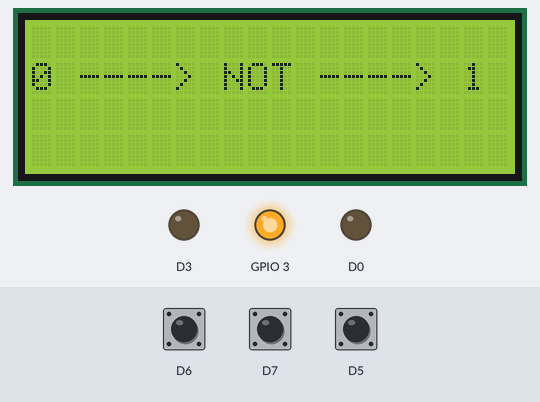
Recording of a sketch running on a simulated ESP8266 (NodeMCU). Shown: 20×4 character LCD, output pins drawn as LEDs (lit = HIGH). The test bench sets the inputs (shaded band); at power-on: D7 HIGH, D6 HIGH, D5 HIGH. What the sketch prints to the serial monitor is not drawn.

Above: at 3.7 s.
3.8 s: D7 pulled LOW for 0.15 s
At 4.4 s:
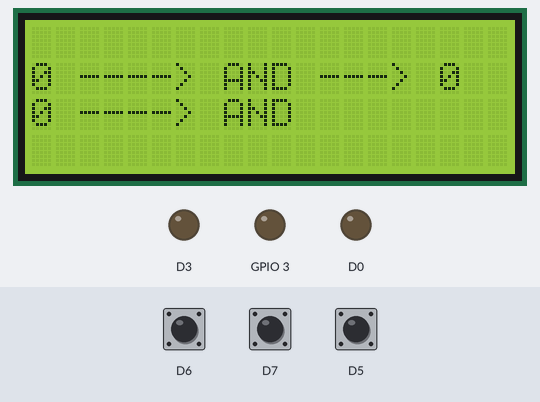
5.4 s: D7 pulled LOW for 1 s
At 5.9 s:
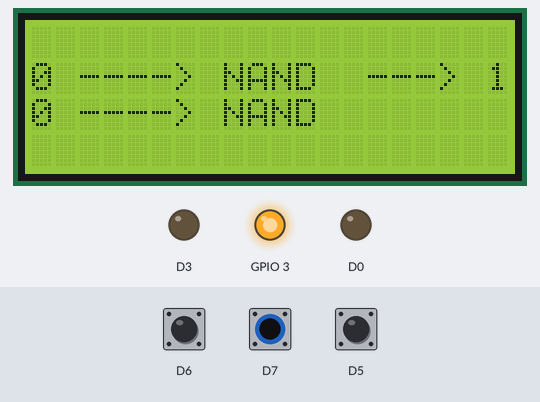
7.9 s: D7 pulled LOW for 0.15 s
At 9.1 s:
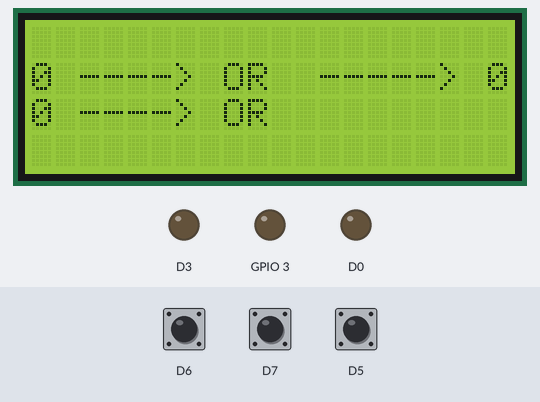
9.5 s: D6 pulled LOW for 1 s
At 10.3 s:
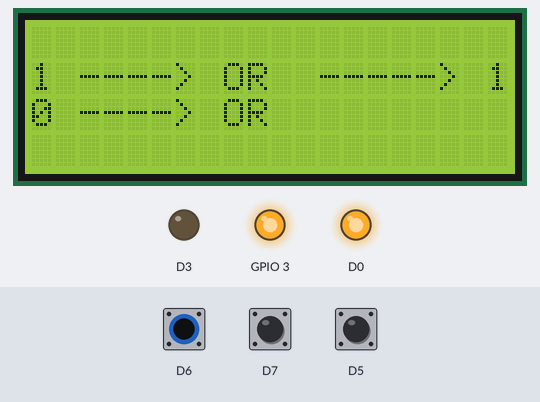
12.0 s: D5 pulled LOW for 3.2 s
At 12.9 s:
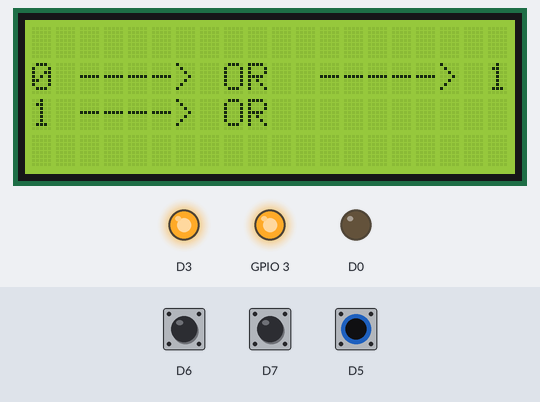
16.7 s: D7 pulled LOW for 3.2 s
At 17.6 s:
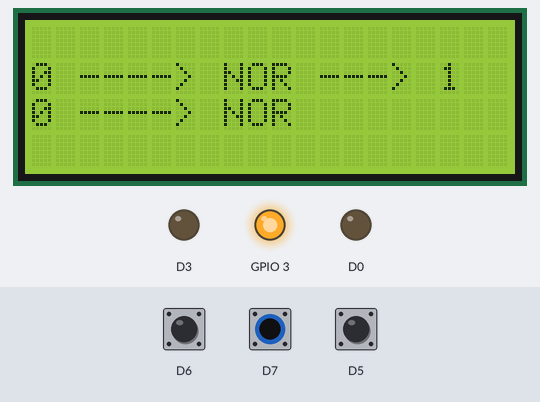
Timing chart, 0 to 19.7 s (numbered marks = the images above; inputs shaded):
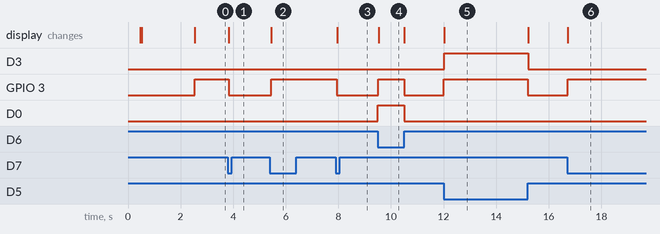

The sketch:

main.ino
```cpp
// (licence header left out)
#include "lib.h"


int current_mode = 0;
int lastState = LOW;
int statea;
int stateb;
int did_update = 0;

void setup() {
  initGlobal();
  initLCD();
  bootloader();
}

void mode_selector() {
  // selection of logic gate
  if (digitalRead(D7) == 0) {
    Serial.println("ESP: clicked D7 (mode selector)"); //debug
    if (lastState == LOW) {
      if (current_mode >= 6) {
        current_mode = 0;
        Serial.println("ESP: Mode set to 0 because of lack of next numbers");
      } else {
        current_mode++;
        Serial.println("ESP: Mode succesfully changed.");
      }
      lastState = HIGH;
    }
  } else {
    lastState = LOW;
  }
}

void handleLED() {
  if (digitalRead(D6) == 0) {
    digitalWrite(D0, HIGH);
  } else {
    digitalWrite(D0, LOW);
  }
  if (digitalRead(D5) == 0) {
    digitalWrite(D3, HIGH);
  } else {
    digitalWrite(D3, LOW);
  }
}

int calc_not() {
  int abut = digitalRead(D6);
  if (abut == 1) {
    digitalWrite(D9, HIGH);
    return 1;
  } else {
    digitalWrite(D9, LOW);
    return 0;
  }
}

int calc_and() {
  int abut1 = digitalRead(D6);
  int bbut1 = digitalRead(D5);
  if (abut1 && bbut1 == 1) {
    digitalWrite(D9, LOW);
    return 0;

  }
  if (abut1 == 1 && bbut1 == 0) {
    digitalWrite(D9, LOW);
    return 0;

  }
  if (abut1 == 0 && bbut1 == 1) {
    digitalWrite(D9, LOW);
    return 0;

  }
  if (abut1 == 0 && bbut1 == 0) {
    digitalWrite(D9, HIGH);
    return 1;
  }
}

int calc_nand() {
  int abut1 = digitalRead(D6);
  int bbut1 = digitalRead(D5);
  if (abut1 && bbut1 == 1) {
    digitalWrite(D9, HIGH);
    return 1;

  }
  if (abut1 == 1 && bbut1 == 0) {
    digitalWrite(D9, HIGH);
    return 1;

  }
  if (abut1 == 0 && bbut1 == 1) {
    digitalWrite(D9, HIGH);
    return 1;

  }
  if (abut1 == 0 && bbut1 == 0) {
    digitalWrite(D9, LOW);
    return 0;
  }
}

int calc_or() {
  int abut1 = digitalRead(D6);
  int bbut1 = digitalRead(D5);
  if (abut1 && bbut1 == 1) {
    digitalWrite(D9, LOW);
    return 0;

  }
  if (abut1 == 1 && bbut1 == 0) {
     digitalWrite(D9, HIGH);
    return 1;

  }
  if (abut1 == 0 && bbut1 == 1) {
     digitalWrite(D9, HIGH);
    return 1;

  }
  if (abut1 == 0 && bbut1 == 0) {
     digitalWrite(D9, HIGH);
    return 1;

  }
}

int calc_nor() {
  int abut1 = digitalRead(D6);
  int bbut1 = digitalRead(D5);
  if (abut1 && bbut1 == 1) {
    digitalWrite(D9, HIGH);
    return 1;

  }
  if (abut1 == 1 && bbut1 == 0) {
    digitalWrite(D9, LOW);
    return 0;
  }
  if (abut1 == 0 && bbut1 == 1) {
    digitalWrite(D9, LOW);
    return 0;

  }
  if (abut1 == 0 && bbut1 == 0) {
    digitalWrite(D9, LOW);
    return 0;

  }
}

int calc_xor() {
  int abut1 = digitalRead(D6);
  int bbut1 = digitalRead(D5);
  if (abut1 && bbut1 == 1) {
    digitalWrite(D9, HIGH);
    return 0;

  }
  if (abut1 == 1 && bbut1 == 0) {
    digitalWrite(D9, HIGH);
    return 1;

  }
  if (abut1 == 0 && bbut1 == 1) {
     digitalWrite(D9, HIGH);
    return 1;

  }
  if (abut1 == 0 && bbut1 == 0) {
    digitalWrite(D9, LOW);
    return 0;

  }
}

int calc_xnor() {
  int abut1 = digitalRead(D6);
  int bbut1 = digitalRead(D5);
  if (abut1 && bbut1 == 1) {
    digitalWrite(D9, HIGH);
    return 1;

  }
  if (abut1 == 1 && bbut1 == 0) {
    digitalWrite(D9, LOW);
    return 0;

  }
  if (abut1 == 0 && bbut1 == 1) {
    digitalWrite(D9, LOW);
    return 0;

  }
  if (abut1 == 0 && bbut1 == 0) {
    digitalWrite(D9, HIGH);
    return 1;

  }
}

void update_screen() {
  handleLED();
  mode_selector();
  Serial.println(current_mode); //debug

  if (digitalRead(D6) == 0) {
    statea = 1;
  } else {                        //NOT operation on output from button.
    statea = 0;
  }

  if (digitalRead(D5) == 0) {
    stateb = 1;
  } else {                       //NOT operation on output from button.
    stateb= 0;
  }

  switch (current_mode) { //screen updating and stuff
    case 0:
      printLCD(0,1, String(statea) + " ---->");
     // printLCD(0,1, String(stateb) + " --->");     // NOT gate so only one input.
      printLCD(8,1, "NOT");
      //printLCD(7,1, "NOT");
      printLCD(12,1,"----> " + String(calc_not()));
      break;
    case 1:
      printLCD(0,1, String(statea) + " ----> ");
      printLCD(0,2, String(stateb) + " ---->" );
      printLCD(8,1, "AND");
      printLCD(8,2, "AND");
      printLCD(12,1,"---> " + String(calc_and()));
      break;
    case 2:
      printLCD(0,1, String(statea) + " ---->");
      printLCD(0,2, String(stateb) + " ---->");
      printLCD(8,1, "NAND");
      printLCD(8,2, "NAND");
      printLCD(14,1,"---> " + String(calc_nand()));
      break;
    case 3:
      printLCD(0,1, String(statea) + " ---->");
      printLCD(0,2, String(stateb) + " ---->");
      printLCD(8,1, "OR");
      printLCD(8,2, "OR");
      printLCD(12,1,"-----> " + String(calc_or()));
      break;
    case 4:
      printLCD(0,1, String(statea) + " ---->");
      printLCD(0,2, String(stateb) + " ---->");
      printLCD(8,1, "NOR");
      printLCD(8,2, "NOR");
      printLCD(12,1,"---> " + String(calc_nor()));
      break;
    case 5:
      printLCD(0,1, String(statea) + " ---->");
      printLCD(0,2, String(stateb) + " ---->");
      printLCD(8,1, "XOR");
      printLCD(8,2, "XOR");
      printLCD(12,1,"---> " + String(calc_xor()));
      break;
    case 6:
      printLCD(0,1, String(statea) + " ---->");
      printLCD(0,2, String(stateb) + " ---->");
      printLCD(8,1, "XNOR");
      printLCD(8,2, "XNOR");
      printLCD(14,1,"---> " + String(calc_xnor()));
      break;
  }
}


void loop() {
  if (digitalRead(D7) == 0) {
    clearLCD();
  }
  update_screen();
}
```

lib.cpp
```cpp
#include "lib.h"
#include <LiquidCrystal_I2C.h>
LiquidCrystal_I2C lcd(0x27, 20, 4);

void bootloader() {
  lcd.clear();
  printLCD(0,0,"01010101010101010101");
  printLCD(0,1,"10101010101010101010");
  printLCD(0,2,"01010101010101010101");
  printLCD(0,3,"10101010101010101010");
  delay(30);
  lcd.clear();
  printLCD(0,1,"01010101010101010101");
  printLCD(0,0,"10101010101010101010");
  printLCD(0,3,"01010101010101010101");
  printLCD(0,2,"10101010101010101010");
  delay(30);
  lcd.clear();
  printLCD(0,0,"01010101010101010101");
  printLCD(0,1,"10101010101010101010");
  printLCD(0,2,"01010101010101010101");
  printLCD(0,3,"10101010101010101010");
  delay(30);
  lcd.clear();
  printLCD(0,1,"01010101010101010101");
  printLCD(0,0,"10101010101010101010");
  printLCD(0,3,"01010101010101010101");
  printLCD(0,2,"10101010101010101010");
  delay(30);
  lcd.clear();
  printLCD(6,1,"made by");
  printLCD(4,2,"Maciek Godek");
  delay(2000);
  lcd.clear();
}

void initGlobal() {
  Serial.begin(115200);
  pinMode(D7, INPUT_PULLUP);
  pinMode(D6, INPUT_PULLUP);
  pinMode(D5, INPUT_PULLUP);
  pinMode(16, OUTPUT);
  pinMode(D3, OUTPUT);
  pinMode(D9, OUTPUT);
}

void initLCD() {
  lcd.init();
  lcd.backlight();
}

void printLCD(int columnlcd, int rowlcd, String textlcd) {
  lcd.setCursor(columnlcd, rowlcd);
  lcd.print(textlcd);
}

void clearLCD() {
  lcd.clear();
}
```

lib.h
```cpp
#ifndef LIB_H
#define LIB_H
#include <Arduino.h>

void initLCD();
void printLCD(int columnlcd, int rowlcd, String textlcd);
void clearLCD();
void initGlobal();
void bootloader();

#endif
```

Measured:
- after the input at 3.8 s, GPIO 3: HIGH → LOW at once; the display: changes at once (image 1)
- after the input at 5.4 s, GPIO 3: LOW → HIGH at once; the display: changes after 0.05 s (image 2)
- after the input at 7.9 s, GPIO 3: HIGH → LOW at once; the display: changes after 0.05 s (image 3)
- after the input at 9.5 s, GPIO 3: LOW → HIGH at once, → LOW 0.98 s later; D0: LOW → HIGH at once, → LOW 1.0 s later; the display: changes at once (image 4)
- after the input at 12.0 s, D3, GPIO 3: LOW → HIGH at once, → LOW 3.2 s later; the display: first changes at once (image 5 shows a later state)
- after the input at 16.7 s, GPIO 3: LOW → HIGH at once; the display: changes at once (image 6)
